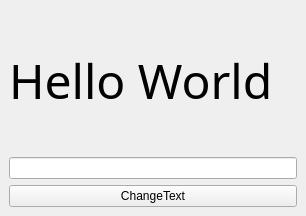
<?xml version="1.0" encoding="UTF-8"?>
<ui version="4.0">
 <class>MainWindow</class>
 <widget class="QMainWindow" name="MainWindow">
  <property name="geometry">
   <rect>
    <x>0</x>
    <y>0</y>
    <width>306</width>
    <height>216</height>
   </rect>
  </property>
  <property name="windowTitle">
   <string>MainWindow</string>
  </property>
  <widget class="QWidget" name="centralwidget">
   <layout class="QVBoxLayout" name="verticalLayout">
    <item>
     <widget class="QLabel" name="label">
      <property name="font">
       <font>
        <family>Sans Serif</family>
        <pointsize>36</pointsize>
       </font>
      </property>
      <property name="text">
       <string>Hello World</string>
      </property>
     </widget>
    </item>
    <item>
     <widget class="QLineEdit" name="input"/>
    </item>
    <item>
     <widget class="QPushButton" name="button">
      <property name="text">
       <string>ChangeText</string>
      </property>
     </widget>
    </item>
   </layout>
  </widget>
 </widget>
 <resources/>
 <connections/>
</ui>
